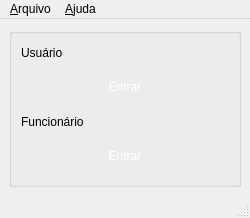
<?xml version="1.0" encoding="UTF-8"?>
<ui version="4.0">
 <class>MainWindow</class>
 <widget class="QMainWindow" name="MainWindow">
  <property name="geometry">
   <rect>
    <x>0</x>
    <y>0</y>
    <width>250</width>
    <height>218</height>
   </rect>
  </property>
  <property name="windowTitle">
   <string>MainWindow</string>
  </property>
  <widget class="QWidget" name="centralwidget">
   <layout class="QVBoxLayout" name="verticalLayout">
    <item>
     <widget class="QGroupBox" name="groupBox_3">
      <property name="title">
       <string/>
      </property>
      <layout class="QVBoxLayout" name="verticalLayout_2">
       <item>
        <widget class="QLabel" name="label_5">
         <property name="styleSheet">
          <string notr="true">font: 10pt &quot;Calibri&quot;;</string>
         </property>
         <property name="text">
          <string>Usuário</string>
         </property>
        </widget>
       </item>
       <item>
        <widget class="QPushButton" name="btn_usuario">
         <property name="styleSheet">
          <string notr="true">font: 10pt &quot;Calibri&quot;;
padding: 8px;
background-color: '#00C569'; 
color: white;
border: none;
margin: 4px 0;</string>
         </property>
         <property name="text">
          <string>Entrar</string>
         </property>
        </widget>
       </item>
       <item>
        <widget class="QLabel" name="label_6">
         <property name="styleSheet">
          <string notr="true">font: 10pt &quot;Calibri&quot;;</string>
         </property>
         <property name="text">
          <string>Funcionário</string>
         </property>
        </widget>
       </item>
       <item>
        <widget class="QPushButton" name="btn_funcionario">
         <property name="styleSheet">
          <string notr="true">font: 10pt &quot;Calibri&quot;;
padding: 8px;
background-color: '#2E14C4'; 
color: white;
border: none;
margin: 4px 0;</string>
         </property>
         <property name="text">
          <string>Entrar</string>
         </property>
        </widget>
       </item>
      </layout>
     </widget>
    </item>
   </layout>
  </widget>
  <widget class="QMenuBar" name="menubar">
   <property name="geometry">
    <rect>
     <x>0</x>
     <y>0</y>
     <width>250</width>
     <height>21</height>
    </rect>
   </property>
   <widget class="QMenu" name="menu_File">
    <property name="title">
     <string>&amp;Arquivo</string>
    </property>
    <addaction name="action_Exit"/>
   </widget>
   <widget class="QMenu" name="menu_Sobre">
    <property name="title">
     <string>&amp;Ajuda</string>
    </property>
    <addaction name="action_Sobre"/>
   </widget>
   <addaction name="menu_File"/>
   <addaction name="menu_Sobre"/>
  </widget>
  <widget class="QStatusBar" name="statusbar"/>
  <action name="action_Exit">
   <property name="text">
    <string>&amp;Exit</string>
   </property>
   <property name="statusTip">
    <string>Sair do programa</string>
   </property>
   <property name="shortcut">
    <string>Ctrl+W</string>
   </property>
  </action>
  <action name="action_Sobre">
   <property name="text">
    <string>&amp;Sobre</string>
   </property>
  </action>
 </widget>
 <resources/>
 <connections/>
</ui>
